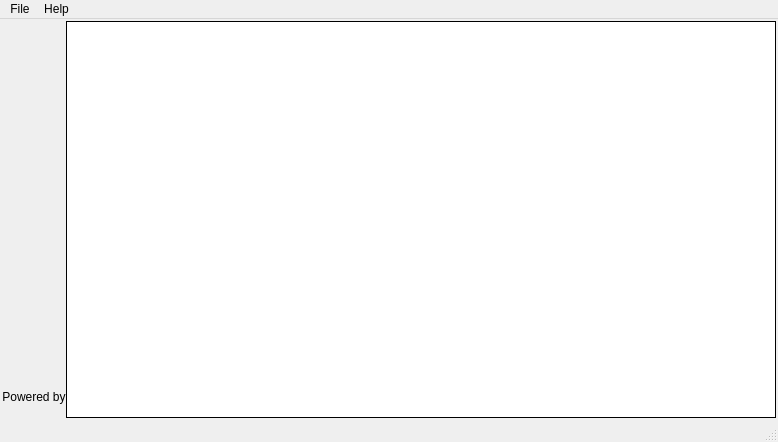
<?xml version="1.0" encoding="UTF-8"?>
<ui version="4.0">
 <class>MainWindow</class>
 <widget class="QMainWindow" name="MainWindow">
  <property name="geometry">
   <rect>
    <x>0</x>
    <y>0</y>
    <width>778</width>
    <height>442</height>
   </rect>
  </property>
  <property name="minimumSize">
   <size>
    <width>778</width>
    <height>442</height>
   </size>
  </property>
  <property name="maximumSize">
   <size>
    <width>2048</width>
    <height>2048</height>
   </size>
  </property>
  <property name="windowTitle">
   <string>ARSnovaDesktop</string>
  </property>
  <property name="windowIcon">
   <iconset resource="../resources/resources.qrc">
    <normaloff>:/images/images/view-logo.png</normaloff>:/images/images/view-logo.png</iconset>
  </property>
  <property name="styleSheet">
   <string notr="true">QPushButton {
	border-top: 1px solid #555;
	border-bottom: 1px solid #000;
	padding: 8px;
	background-color: #333;
	text-align: left;
	color: #eee;
}

QPushButton:hover {
	background-color: #111;
	border-right: 3px solid #888;
	color: #fff;
	font-weight: bold;
}

QPushButton:checked {
	background-color: #111;
	border-right: 3px solid #80ba24;
	color: #fff;
	font-weight: bold;
}</string>
  </property>
  <widget class="QWidget" name="centralwidget">
   <property name="autoFillBackground">
    <bool>false</bool>
   </property>
   <property name="styleSheet">
    <string notr="true"/>
   </property>
   <layout class="QGridLayout" name="gridLayout">
    <property name="margin">
     <number>2</number>
    </property>
    <property name="spacing">
     <number>0</number>
    </property>
    <item row="0" column="0">
     <layout class="QHBoxLayout" name="horizontalLayout">
      <property name="spacing">
       <number>0</number>
      </property>
      <item>
       <widget class="QWidget" name="leftMenu" native="true">
        <layout class="QVBoxLayout" name="leftMenuLayout">
         <property name="spacing">
          <number>0</number>
         </property>
         <property name="margin">
          <number>0</number>
         </property>
         <item>
          <layout class="QVBoxLayout" name="buttonVerticalLayout"/>
         </item>
         <item>
          <spacer name="verticalSpacer">
           <property name="orientation">
            <enum>Qt::Vertical</enum>
           </property>
           <property name="sizeHint" stdset="0">
            <size>
             <width>20</width>
             <height>40</height>
            </size>
           </property>
          </spacer>
         </item>
         <item>
          <widget class="QLabel" name="label_2">
           <property name="text">
            <string>Powered by</string>
           </property>
           <property name="alignment">
            <set>Qt::AlignCenter</set>
           </property>
          </widget>
         </item>
         <item>
          <widget class="QLabel" name="label">
           <property name="text">
            <string/>
           </property>
           <property name="pixmap">
            <pixmap resource="../resources/resources.qrc">:/images/images/thm-logo.png</pixmap>
           </property>
           <property name="alignment">
            <set>Qt::AlignCenter</set>
           </property>
           <property name="margin">
            <number>6</number>
           </property>
          </widget>
         </item>
        </layout>
       </widget>
      </item>
      <item>
       <widget class="QStackedWidget" name="stackedWidget">
        <property name="sizePolicy">
         <sizepolicy hsizetype="MinimumExpanding" vsizetype="MinimumExpanding">
          <horstretch>0</horstretch>
          <verstretch>0</verstretch>
         </sizepolicy>
        </property>
        <property name="styleSheet">
         <string notr="true">background: white;</string>
        </property>
        <property name="frameShape">
         <enum>QFrame::Box</enum>
        </property>
       </widget>
      </item>
     </layout>
    </item>
   </layout>
  </widget>
  <widget class="QMenuBar" name="menubar">
   <property name="geometry">
    <rect>
     <x>0</x>
     <y>0</y>
     <width>778</width>
     <height>22</height>
    </rect>
   </property>
   <widget class="QMenu" name="menuHelp">
    <property name="title">
     <string>File</string>
    </property>
   </widget>
   <widget class="QMenu" name="menuHelp_2">
    <property name="title">
     <string>Help</string>
    </property>
   </widget>
   <addaction name="menuHelp"/>
   <addaction name="menuHelp_2"/>
  </widget>
  <widget class="QStatusBar" name="statusbar"/>
 </widget>
 <resources>
  <include location="../resources/resources.qrc"/>
 </resources>
 <connections/>
</ui>
